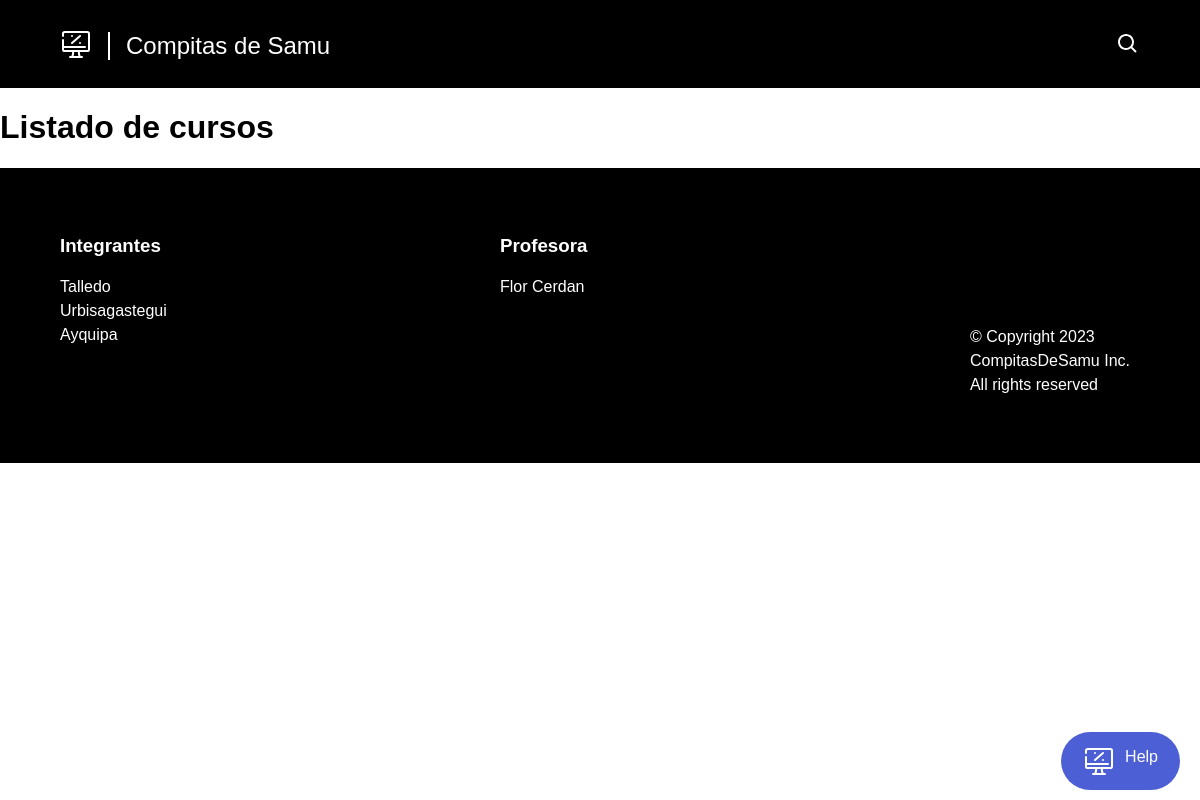
The app's page /cursos/, older data.
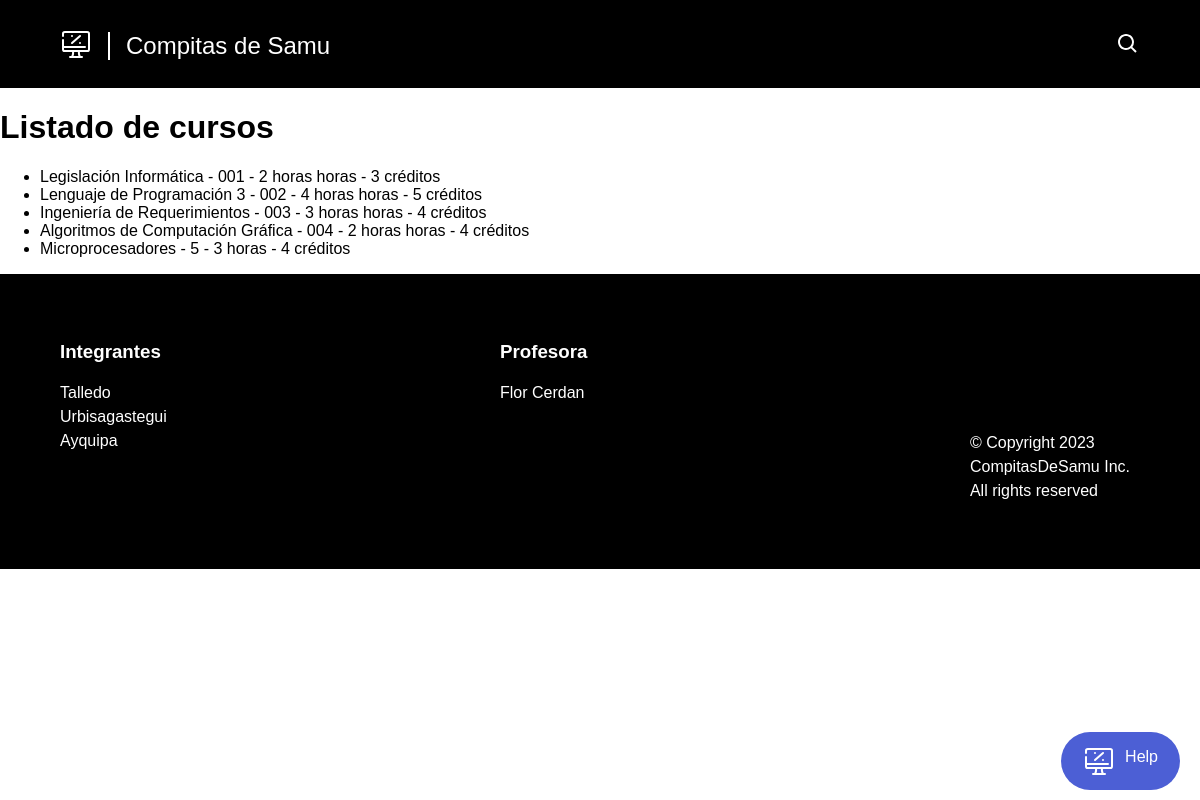
The same page, newer data.
### miapp/models.py (models this page shows)
class Course(models.Model):
    idcourse = models.AutoField(primary_key=True)
    code = models.CharField(max_length=10, unique=True)
    name = models.CharField(max_length=100)
    hour = models.IntegerField()
    credits = models.IntegerField()
    state = models.BooleanField()

### miapp/views.py (the view)
# urls.py: path('cursos/', views.cursos, name = "cursos"),
def cursos(request):
    courses = Course.objects.all()
    return render(request, 'cursos.html', {'courses': courses})

### miapp/templates/cursos.html
{% extends 'layout.html' %}
{% block content %}
<h1>Listado de cursos</h1>
    <ul>
        {% for course in courses %}
            <li>{{ course.name }} - {{ course.code }} - {{ course.hour }} horas - {{ course.credits }} créditos</li>
        {% endfor %}
    </ul>
{% endblock %}

### miapp/templates/layout.html (shortened to what this page needs)
<!DOCTYPE html>
<html lang="en">
<head>
    <link href="https://fonts.cdnfonts.com/css/gt-america-trial" rel="stylesheet">
    {% load static %}
    <link rel="stylesheet" href="{% static '/css/styles.css' %}">
</head>
<body>
    <header class="topbar">
        <div class="topbar-inner">
            <a class="topbar-inner__helpcenter" href="#">Compitas de Samu</a>
            <a class="topbar-inner__search" href="#">
            </a>
        </div>
    </header>
    <main>
        {% block content %}
        {% endblock %}
    </main>
    <footer class="footer">
        <div class="footer-inner">
            <div class="footer__column">
                <h3>Integrantes</h3>
                <a href="#">Talledo</a>
                <a href="#">Urbisagastegui</a>
                <a href="#">Ayquipa</a>
            </div>
            <div class="footer__column">
                <h3>Profesora</h3>
                <a href="#">Flor Cerdan</a>
            </div>
            <div class="footer__column footer__column-copyright">
                <p>© Copyright 2023</p>
                <p>CompitasDeSamu Inc.</p>
                <p>All rights reserved</p>
            </div>
        </div>
        <a class="help-button">
            <span class="help-button__text" data-testid="launcher-label">Help</span>
        </a>
    </footer>
</body>
</html>

### miapp/static/css/styles.css (style rules this page uses)
* { box-sizing: border-box; }
html { font-size: 16px; }
body { font-family: "GT America Trial", sans-serif; margin: 0; display: flex; flex-direction: column; }
.topbar { background-color: black; padding: 0 30px; height: 5.5rem; display: flex; align-items: center; }
@media (max-width: 1200px) { .topbar { padding: 0px 0px; } }
.topbar-inner { color: white; font-size: 1.5rem; width: 90%; margin: 0 auto; display: flex; align-items: center; gap: 1rem; }
.topbar-inner a { text-decoration: none; color: white; }
.topbar-inner__logo { height: 2rem; transition: all 0.3s ease; }
.topbar-inner__helpcenter { padding-left: 1rem; text-align: center; position: relative; top: 0.1em; border-left: 2px solid white; transition: all 0.3s ease; }
.topbar-inner__search, .topbar-inner__menu { display: none; }
@media (max-width: 1200px) { .topbar-inner__search, .topbar-inner__menu { display: flex !important; } }
@media (max-width: 1200px) { .topbar-inner__search { margin-left: auto; } }
.footer { padding: 3rem 0 1rem 0; background-color: #000000; }
.footer h3, .footer h4, .footer a, .footer p { color: white; text-decoration: none; }
.footer a, .footer p { line-height: 1.5rem; }
.footer .footer-inner { margin: 0 auto; padding-right: 200px; padding-bottom: 6.25rem; width: 90%; display: grid; grid-template-columns: repeat(auto-fit, minmax(155px, 1fr)); position: relative; }
.footer__column { display: flex; flex-direction: column; }
.footer__column-copyright { position: absolute; margin-top: auto; bottom: 50px; right: 10px; }
.footer__column-copyright p { margin: 0; }
.help-button { display: inline-block; background-color: #4C5FD5; position: fixed; width: min-content; padding: 0.8125rem 1.375rem; border-radius: 100px; color: white; bottom: 10px; right: 20px; display: flex; gap: 0.625rem; }
.help-button__text { display: inline-block; }

Row changes from the older to the newer data that the page shows:
added Course: name "Legislación Informática", code "001", hour "2 horas", credits "3"
added Course: name "Lenguaje de Programación 3", code "002", hour "4 horas", credits "5"
added Course: name "Ingeniería de Requerimientos", code "003", hour "3 horas", credits "4"
added Course: name "Algoritmos de Computación Gráfica", code "004", hour "2 horas", credits "4"
added Course: name "Microprocesadores", code "5", hour "3", credits "4"
